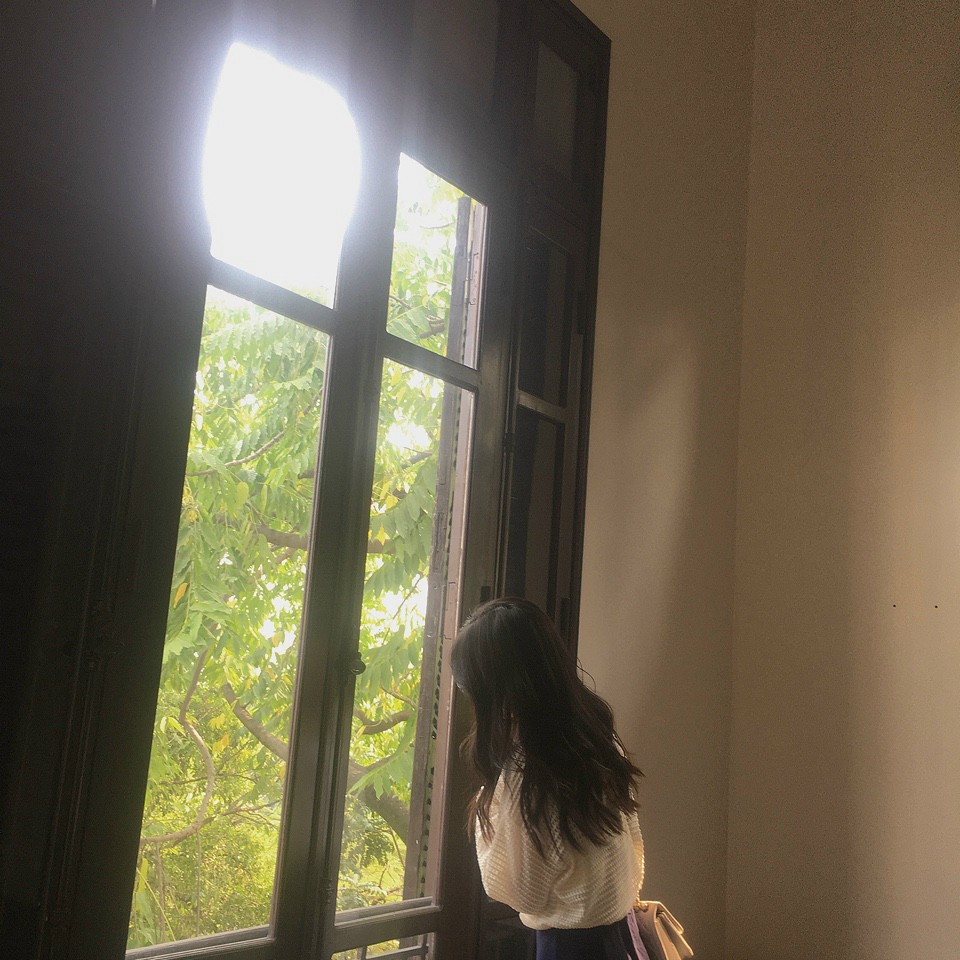
#> input picture image/n.jpg, 960 x 960 px, found by its file name
$ python convert_color_example.py
#> lines starting #> are read from the running program, lines starting #| are printed output that depends on the picture; after the words box and inside, x2 and y2 are one past the last pixel; in counts of white or black regions, pixels touching at a corner belong together
import cv2

img = cv2.imread("image\\n.jpg")
#> img is the input picture: shape (960, 960, 3); mean B, G, R 79.4, 100.3, 109.6

witdh = img.shape[0]
#> witdh = 960
height = img.shape[1]
#> height = 960

print(img[20,30])
#| [48 51 56]

for x in range(witdh):
    for y in range(height):
        if img[x,y][2] > 150:
            img[x,y] = (0,0,0)
        else:
            img[x,y] = (255,255,255)
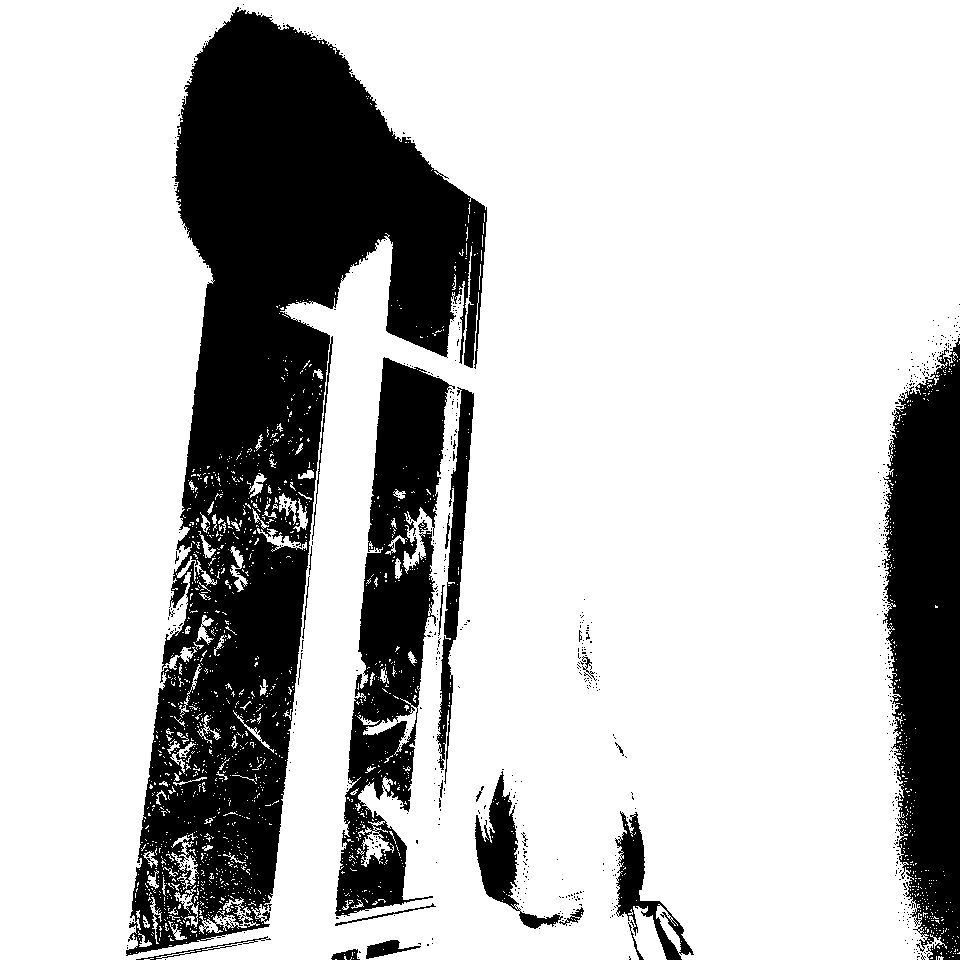
#> img: shape (960, 960, 3); 76.2% white; 675 black regions (651 under 20 px), largest, box (x1, y1, x2, y2) and area: (126, 7, 487, 956) 139037, (882, 338, 960, 960) 35915, (335, 357, 455, 916) 30135

# imwrite() => lưu ảnh
cv2.imwrite('image\\n2.jpg', img)

$ run again, with image/a.jpg copied over image/n.jpg
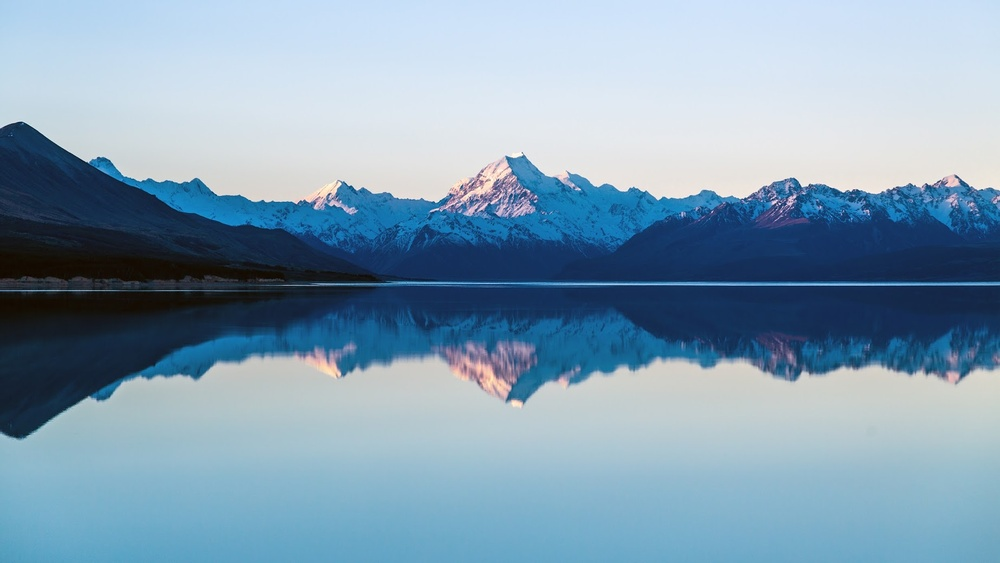
#> input picture image/a.jpg, 1000 x 563 px, shrunk from 1845 x 1038 before the run, found by its file name
#> img is the input picture: shape (563, 1000, 3); mean B, G, R 179.1, 158.3, 130.4
#| [240 212 181]
#> after the loop `for x in range(witdh):`:
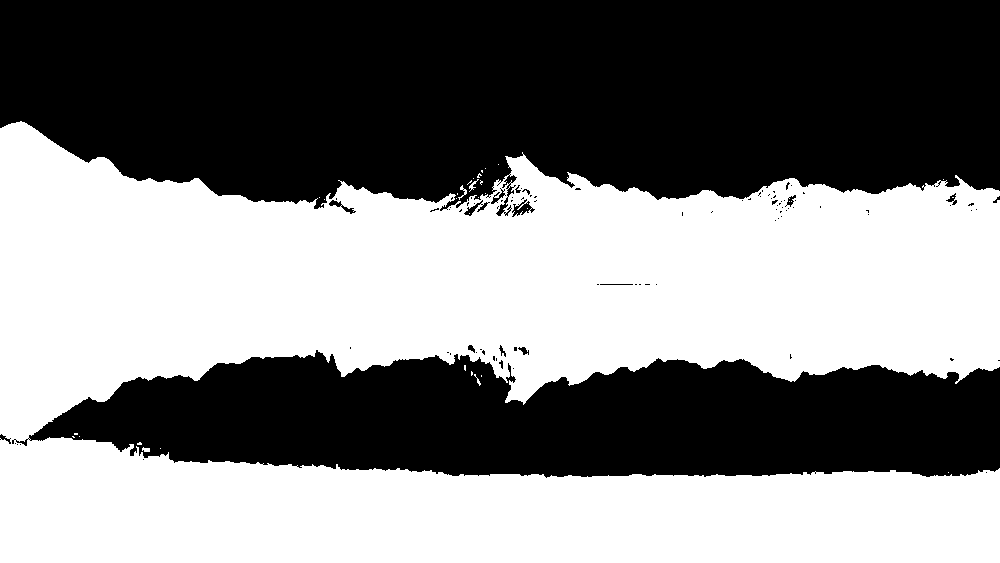
#> img: shape (563, 1000, 3); 50.9% white; 95 black regions (79 under 20 px), largest, box (x1, y1, x2, y2) and area: (0, 0, 1000, 216) 183809, (12, 350, 1000, 478) 91683, (512, 199, 535, 217) 171
